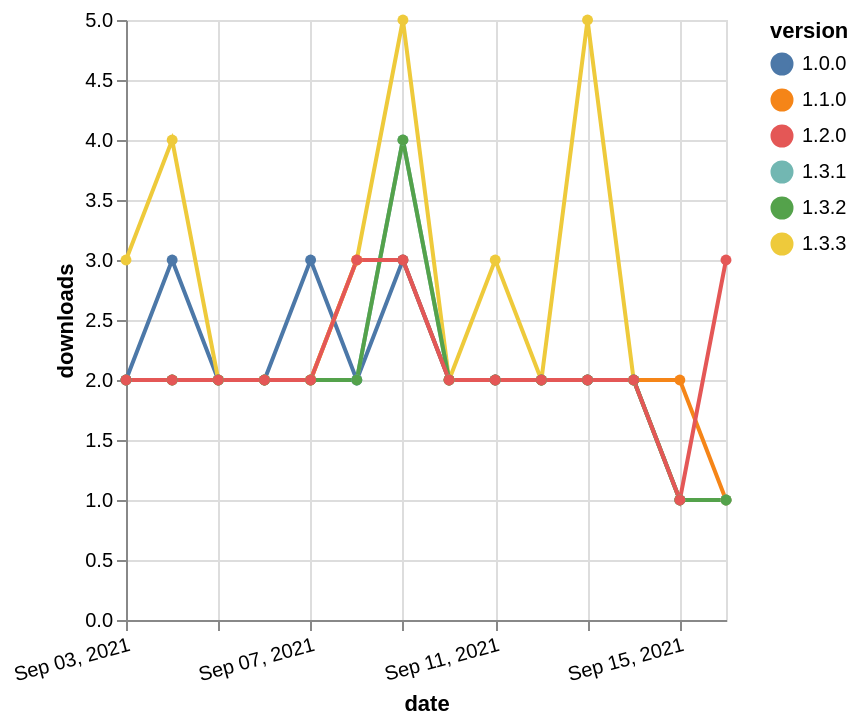

Specify this chart in Vega-Lite:
### Vega-Lite specification from a JSON file in a GitHub repository (floating-point values rounded to 4 significant figures)
{"$schema": "https://vega.github.io/schema/vega-lite/v5.json", "description": "A simple bar chart with embedded data.", "data": {"values": [{"date": "2021-09-03", "total": 1708, "delta": 2, "version": "1.1.0"}, {"date": "2021-09-04", "total": 1710, "delta": 2, "version": "1.1.0"}, {"date": "2021-09-05", "total": 1712, "delta": 2, "version": "1.1.0"}, {"date": "2021-09-06", "total": 1714, "delta": 2, "version": "1.1.0"}, {"date": "2021-09-07", "total": 1716, "delta": 2, "version": "1.1.0"}, {"date": "2021-09-08", "total": 1719, "delta": 3, "version": "1.1.0"}, {"date": "2021-09-09", "total": 1722, "delta": 3, "version": "1.1.0"}, {"date": "2021-09-10", "total": 1724, "delta": 2, "version": "1.1.0"}, {"date": "2021-09-11", "total": 1726, "delta": 2, "version": "1.1.0"}, {"date": "2021-09-12", "total": 1728, "delta": 2, "version": "1.1.0"}, {"date": "2021-09-13", "total": 1730, "delta": 2, "version": "1.1.0"}, {"date": "2021-09-14", "total": 1732, "delta": 2, "version": "1.1.0"}, {"date": "2021-09-15", "total": 1734, "delta": 2, "version": "1.1.0"}, {"date": "2021-09-16", "total": 1735, "delta": 1, "version": "1.1.0"}, {"date": "2021-09-03", "total": 2473, "delta": 2, "version": "1.0.0"}, {"date": "2021-09-04", "total": 2476, "delta": 3, "version": "1.0.0"}, {"date": "2021-09-05", "total": 2478, "delta": 2, "version": "1.0.0"}, {"date": "2021-09-06", "total": 2480, "delta": 2, "version": "1.0.0"}, {"date": "2021-09-07", "total": 2483, "delta": 3, "version": "1.0.0"}, {"date": "2021-09-08", "total": 2485, "delta": 2, "version": "1.0.0"}, {"date": "2021-09-09", "total": 2488, "delta": 3, "version": "1.0.0"}, {"date": "2021-09-10", "total": 2490, "delta": 2, "version": "1.0.0"}, {"date": "2021-09-11", "total": 2492, "delta": 2, "version": "1.0.0"}, {"date": "2021-09-12", "total": 2494, "delta": 2, "version": "1.0.0"}, {"date": "2021-09-13", "total": 2496, "delta": 2, "version": "1.0.0"}, {"date": "2021-09-14", "total": 2498, "delta": 2, "version": "1.0.0"}, {"date": "2021-09-15", "total": 2499, "delta": 1, "version": "1.0.0"}, {"date": "2021-09-16", "total": 2500, "delta": 1, "version": "1.0.0"}, {"date": "2021-09-03", "total": 829, "delta": 3, "version": "1.3.3"}, {"date": "2021-09-04", "total": 833, "delta": 4, "version": "1.3.3"}, {"date": "2021-09-05", "total": 835, "delta": 2, "version": "1.3.3"}, {"date": "2021-09-06", "total": 837, "delta": 2, "version": "1.3.3"}, {"date": "2021-09-07", "total": 839, "delta": 2, "version": "1.3.3"}, {"date": "2021-09-08", "total": 842, "delta": 3, "version": "1.3.3"}, {"date": "2021-09-09", "total": 847, "delta": 5, "version": "1.3.3"}, {"date": "2021-09-10", "total": 849, "delta": 2, "version": "1.3.3"}, {"date": "2021-09-11", "total": 852, "delta": 3, "version": "1.3.3"}, {"date": "2021-09-12", "total": 854, "delta": 2, "version": "1.3.3"}, {"date": "2021-09-13", "total": 859, "delta": 5, "version": "1.3.3"}, {"date": "2021-09-14", "total": 861, "delta": 2, "version": "1.3.3"}, {"date": "2021-09-15", "total": 862, "delta": 1, "version": "1.3.3"}, {"date": "2021-09-16", "total": 863, "delta": 1, "version": "1.3.3"}, {"date": "2021-09-03", "total": 985, "delta": 2, "version": "1.3.1"}, {"date": "2021-09-04", "total": 987, "delta": 2, "version": "1.3.1"}, {"date": "2021-09-05", "total": 989, "delta": 2, "version": "1.3.1"}, {"date": "2021-09-06", "total": 991, "delta": 2, "version": "1.3.1"}, {"date": "2021-09-07", "total": 993, "delta": 2, "version": "1.3.1"}, {"date": "2021-09-08", "total": 995, "delta": 2, "version": "1.3.1"}, {"date": "2021-09-09", "total": 999, "delta": 4, "version": "1.3.1"}, {"date": "2021-09-10", "total": 1001, "delta": 2, "version": "1.3.1"}, {"date": "2021-09-11", "total": 1003, "delta": 2, "version": "1.3.1"}, {"date": "2021-09-12", "total": 1005, "delta": 2, "version": "1.3.1"}, {"date": "2021-09-13", "total": 1007, "delta": 2, "version": "1.3.1"}, {"date": "2021-09-14", "total": 1009, "delta": 2, "version": "1.3.1"}, {"date": "2021-09-15", "total": 1010, "delta": 1, "version": "1.3.1"}, {"date": "2021-09-16", "total": 1011, "delta": 1, "version": "1.3.1"}, {"date": "2021-09-03", "total": 885, "delta": 2, "version": "1.3.2"}, {"date": "2021-09-04", "total": 887, "delta": 2, "version": "1.3.2"}, {"date": "2021-09-05", "total": 889, "delta": 2, "version": "1.3.2"}, {"date": "2021-09-06", "total": 891, "delta": 2, "version": "1.3.2"}, {"date": "2021-09-07", "total": 893, "delta": 2, "version": "1.3.2"}, {"date": "2021-09-08", "total": 895, "delta": 2, "version": "1.3.2"}, {"date": "2021-09-09", "total": 899, "delta": 4, "version": "1.3.2"}, {"date": "2021-09-10", "total": 901, "delta": 2, "version": "1.3.2"}, {"date": "2021-09-11", "total": 903, "delta": 2, "version": "1.3.2"}, {"date": "2021-09-12", "total": 905, "delta": 2, "version": "1.3.2"}, {"date": "2021-09-13", "total": 907, "delta": 2, "version": "1.3.2"}, {"date": "2021-09-14", "total": 909, "delta": 2, "version": "1.3.2"}, {"date": "2021-09-15", "total": 910, "delta": 1, "version": "1.3.2"}, {"date": "2021-09-16", "total": 911, "delta": 1, "version": "1.3.2"}, {"date": "2021-09-03", "total": 1183, "delta": 2, "version": "1.2.0"}, {"date": "2021-09-04", "total": 1185, "delta": 2, "version": "1.2.0"}, {"date": "2021-09-05", "total": 1187, "delta": 2, "version": "1.2.0"}, {"date": "2021-09-06", "total": 1189, "delta": 2, "version": "1.2.0"}, {"date": "2021-09-07", "total": 1191, "delta": 2, "version": "1.2.0"}, {"date": "2021-09-08", "total": 1194, "delta": 3, "version": "1.2.0"}, {"date": "2021-09-09", "total": 1197, "delta": 3, "version": "1.2.0"}, {"date": "2021-09-10", "total": 1199, "delta": 2, "version": "1.2.0"}, {"date": "2021-09-11", "total": 1201, "delta": 2, "version": "1.2.0"}, {"date": "2021-09-12", "total": 1203, "delta": 2, "version": "1.2.0"}, {"date": "2021-09-13", "total": 1205, "delta": 2, "version": "1.2.0"}, {"date": "2021-09-14", "total": 1207, "delta": 2, "version": "1.2.0"}, {"date": "2021-09-15", "total": 1208, "delta": 1, "version": "1.2.0"}, {"date": "2021-09-16", "total": 1211, "delta": 3, "version": "1.2.0"}]}, "width": "container", "mark": {"type": "line", "point": {"filled": true}}, "encoding": {"x": {"field": "date", "type": "temporal", "timeUnit": "yearmonthdate", "title": "date", "axis": {"labelAngle": -15}}, "y": {"field": "delta", "type": "quantitative", "title": "downloads"}, "color": {"field": "version", "type": "nominal"}, "tooltip": {"field": "delta"}}}
